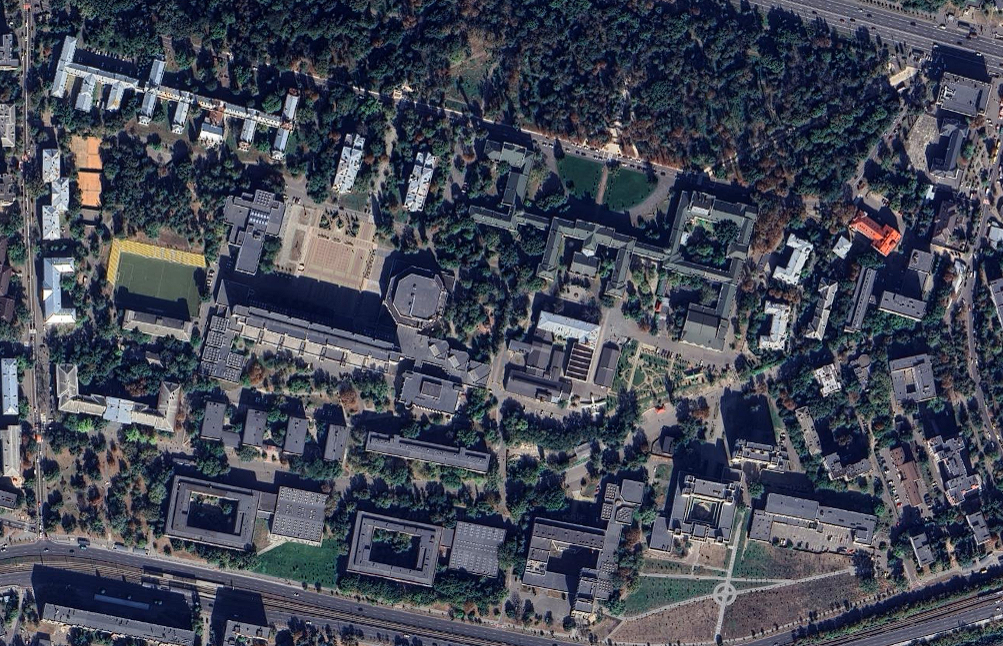
#> input picture Lab3/kpi_google_earth.png, 1003 x 646 px
$ python Lab3.py
#> lines starting #> are read from the running program, lines starting #| are printed output that depends on the picture; after the words box and inside, x2 and y2 are one past the last pixel; in counts of white or black regions, pixels touching at a corner belong together
import cv2
import numpy as np
from matplotlib import pyplot as plt
import matplotlib
from shapely.geometry import Polygon

matplotlib.use('TkAgg')


def image_read(file_path):
#> called with file_path = 'kpi_google_earth.png'
    image = cv2.imread(file_path)
#> image is the input picture: shape (646, 1003, 3); mean B, G, R 85.8, 72.3, 68
    image = cv2.cvtColor(image, cv2.COLOR_BGR2RGB)

    plt.imshow(image)
    plt.axis('off')
    plt.title('Input Image')
    plt.show()
    return image


def gray_scale(image):
    gray = cv2.cvtColor(image, cv2.COLOR_RGB2GRAY)
    return gray


# [4 lines left out: function equalize_histogram, not called in this run]


def clahe_enhancement(image):
    gray = cv2.cvtColor(image, cv2.COLOR_RGB2GRAY)
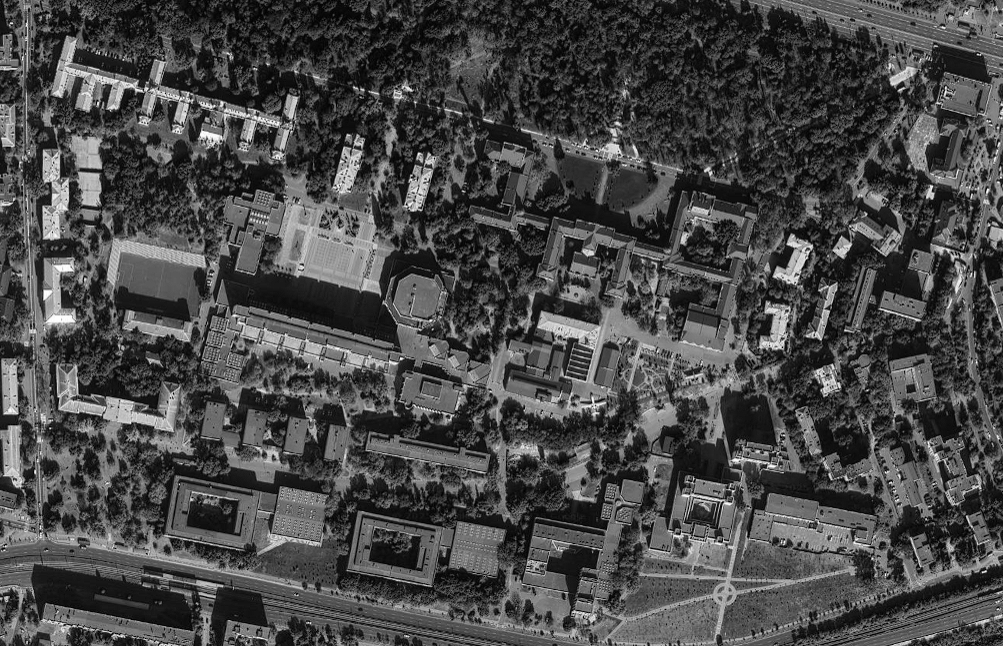
#> gray: shape (646, 1003); min 0, max 255, mean 72.5
    clahe = cv2.createCLAHE(clipLimit=2.0, tileGridSize=(8, 8))
    enhanced = clahe.apply(gray)
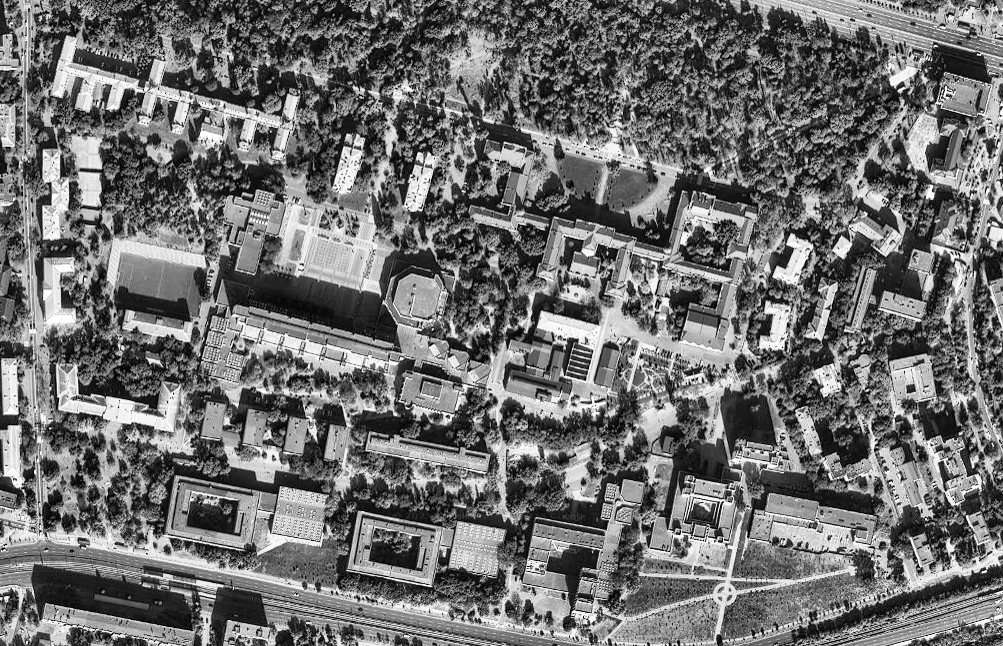
#> enhanced: shape (646, 1003); min 0, max 255, mean 111.5

    return enhanced


def bilateral_filter(image):
    filtered = cv2.bilateralFilter(image, d=9, sigmaColor=75, sigmaSpace=75)
    return filtered


def gaussian_blur(image):
    blurred = cv2.GaussianBlur(image, (5, 5), 0)
    return blurred


def median_blur(image):
    return cv2.medianBlur(image, 3)


def segment_buildings(gray, method='adaptive'):
#> called with method = 'adaptive'
    if method == 'adaptive':
        bin_img = cv2.adaptiveThreshold(gray, 255, cv2.ADAPTIVE_THRESH_GAUSSIAN_C,
                                        cv2.THRESH_BINARY_INV, 221, 6)
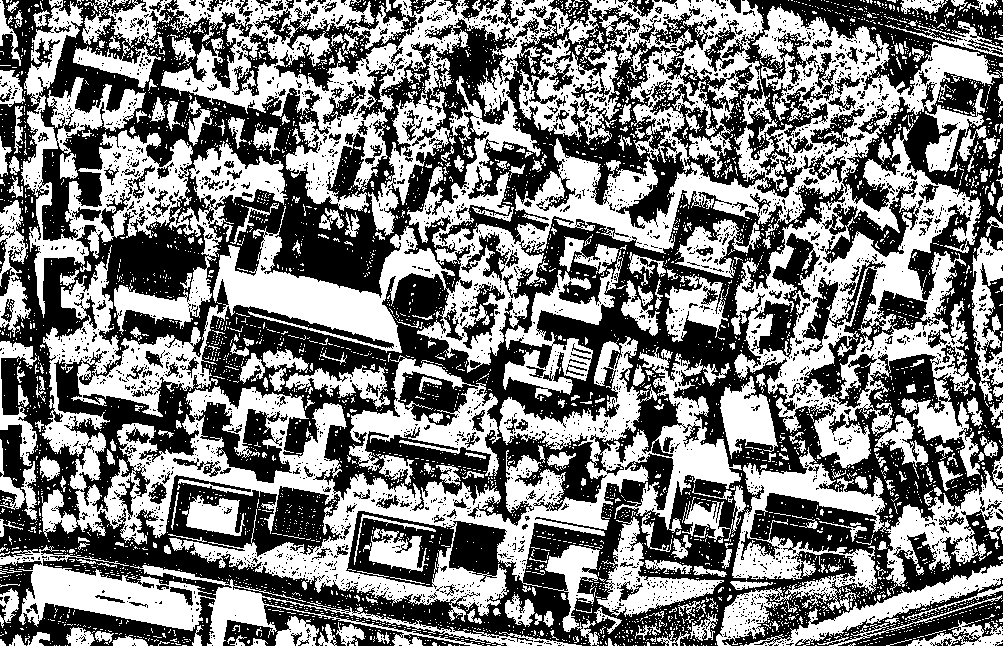
#> bin_img: shape (646, 1003); 49.2% white; 4922 white regions (4599 under 20 px), largest, box (x1, y1, x2, y2) and area: (41, 0, 1001, 622) 176806, (21, 0, 288, 335) 21193, (716, 447, 1003, 646) 14897
    else:
        raise ValueError("Method must be 'adaptive' or 'otsu' or 'canny'")

    plt.imshow(bin_img, cmap='gray')
    plt.axis('off')
    plt.title('Binary Image')
    plt.show()

    kernel_close = cv2.getStructuringElement(cv2.MORPH_RECT, (4, 4))
    kernel_open = cv2.getStructuringElement(cv2.MORPH_RECT, (11, 11))
    bin_img = cv2.morphologyEx(bin_img, cv2.MORPH_CLOSE, kernel_close, iterations=2)
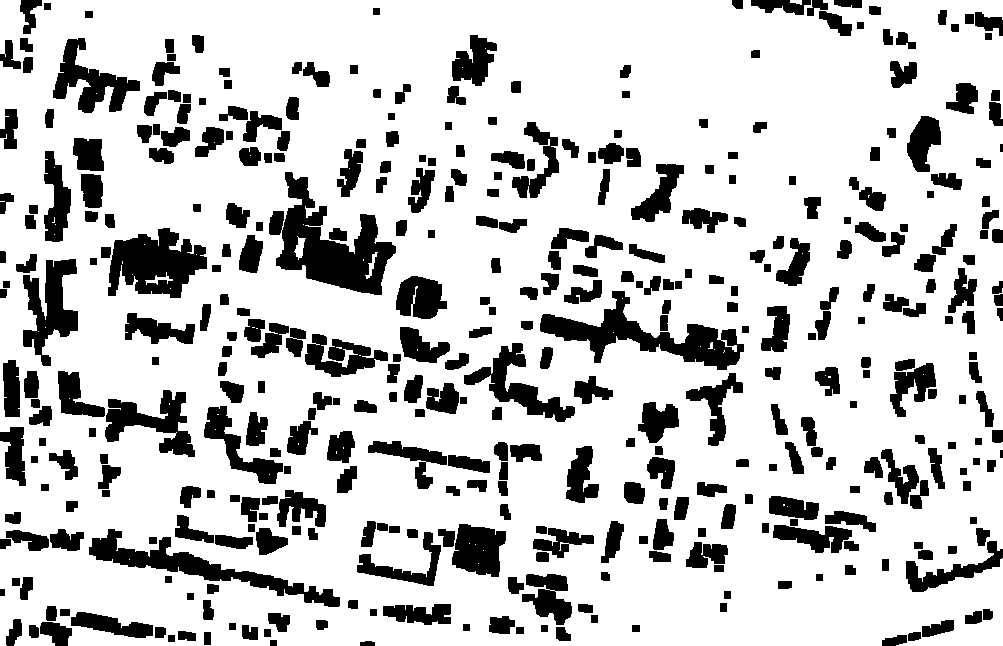
#> bin_img: shape (646, 1003); 78.7% white; 399 black regions, largest, box (x1, y1, x2, y2) and area: (269, 172, 396, 295) 6709, (540, 291, 744, 370) 5218, (108, 228, 207, 298) 4437
    bin_img = cv2.morphologyEx(bin_img, cv2.MORPH_OPEN, kernel_open)
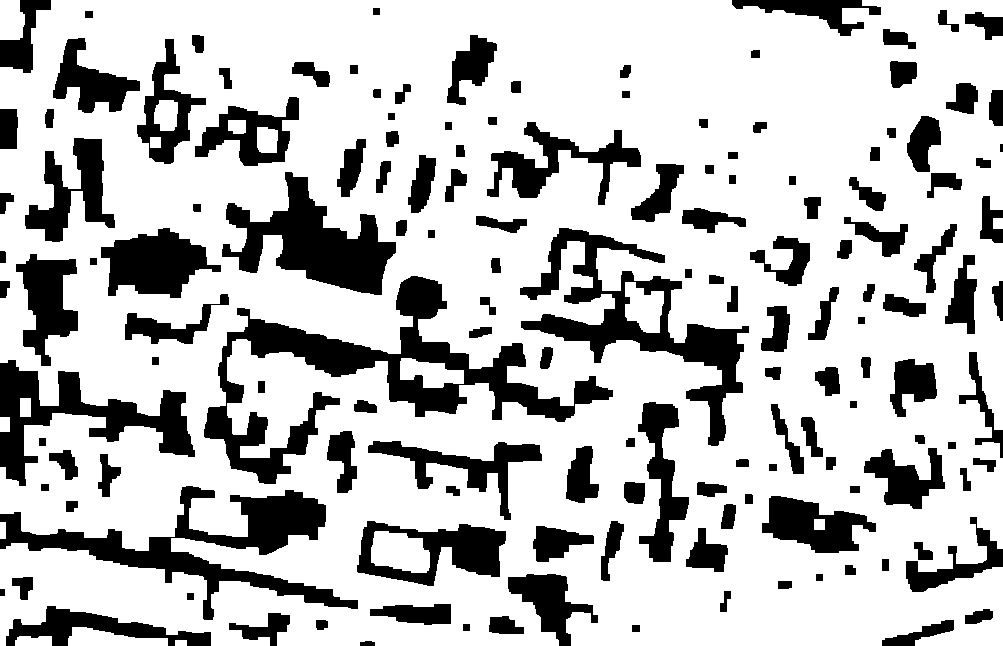
#> bin_img: shape (646, 1003); 75.2% white; 149 black regions, largest, box (x1, y1, x2, y2) and area: (204, 276, 613, 484) 18254, (0, 486, 358, 620) 11992, (520, 228, 749, 446) 11446
    bin_img = cv2.bitwise_not(bin_img)
#> bin_img: shape (646, 1003); 24.8% white; 149 white regions
    return bin_img


def find_contours(bin_img):
    contours, _ = cv2.findContours(bin_img, cv2.RETR_EXTERNAL, cv2.CHAIN_APPROX_SIMPLE)
    conts = []
    h, w = bin_img.shape
    min_area = 100
    max_area = h * w * 0.5
    approx_factor = 0.02

    for cnt in contours:
        area = cv2.contourArea(cnt)
        if area < min_area or area > max_area:
            continue

        epsilon = approx_factor * cv2.arcLength(cnt, True)
        approx = cv2.approxPolyDP(cnt, epsilon, True)
        if approx.shape[0] < 3:
            continue

        coords = [(int(pt[0][0]), int(pt[0][1])) for pt in approx]
        poly = Polygon(coords)
        if not poly.is_valid:
            continue

        bbox = poly.bounds  # minx, miny, maxx, maxy
        bbox_area = (bbox[2] - bbox[0]) * (bbox[3] - bbox[1]) if bbox[2] > bbox[0] and bbox[3] > bbox[1] else 1
        solidity = poly.area / bbox_area
        if solidity < 0.2:
            continue
        conts.append(poly)
    return conts


image = image_read('kpi_google_earth.png')


# image_filtered = bilateral_filter(image)

# image_better = gray_scale(image_filtered)

# image_better = equalize_histogram(image)
image_better = clahe_enhancement(image)
# image_better = median_blur(image_better)
# image_filtered = gaussian_blur(image_better)


plt.imshow(image_better, cmap='gray')
plt.axis('off')
plt.title('Enhanced Image')
plt.show()


bin_img = segment_buildings(image_better, method='adaptive')
plt.imshow(bin_img, cmap='gray')
plt.axis('off')
plt.title('Segmented Buildings')
plt.show()

contours = cv2.findContours(bin_img.copy(), cv2.RETR_EXTERNAL, cv2.CHAIN_APPROX_SIMPLE)[0]
#> contours = 149 contours, 1 with area under 20; largest, box (x1, y1, x2, y2) and area: (204, 276, 613, 484) 18388, (520, 228, 749, 446) 12066, (0, 486, 358, 620) 11186, (222, 172, 396, 295) 8950, (0, 360, 195, 486) 7678
image_contours = image.copy()
cv2.drawContours(image_contours, contours, -1, (0, 255, 0), 2)
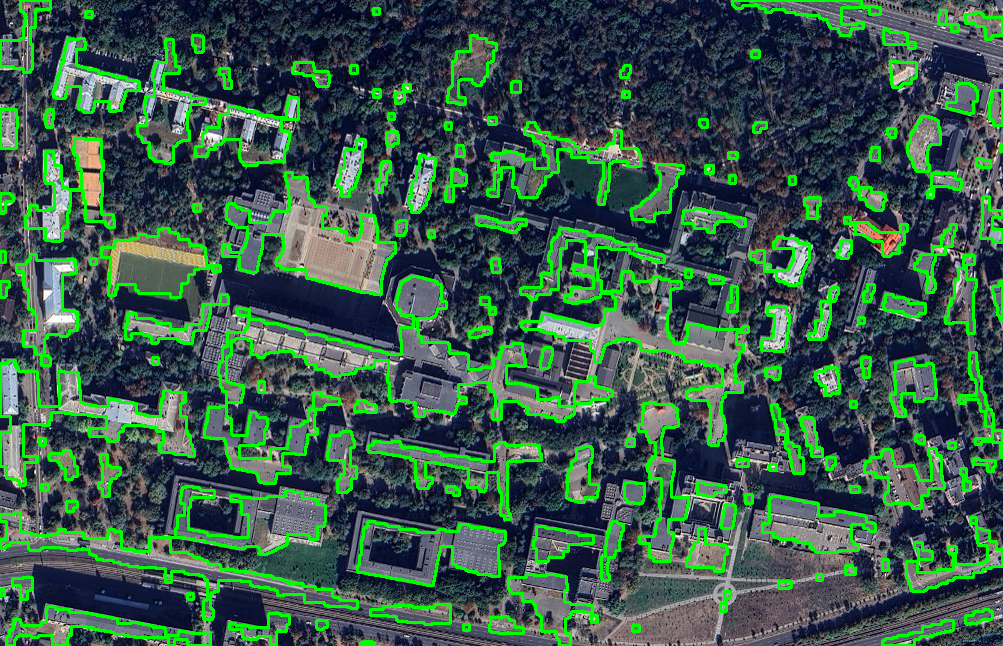
#> image_contours: shape (646, 1003, 3); mean R, G, B 57, 91, 73.3
plt.imshow(image_contours)
plt.axis('off')
plt.title('Detected Building Contours')
plt.show()

contours = find_contours(bin_img)
#> the loop in find_contours, `for cnt in contours:` made 149 passes
#> (area, epsilon, bbox, bbox_area, solidity) on passes 4, 6, 7, 8, 9, 12, 15, 17: (653, 3.61, (882, 620, 953, 645), 1775, 0.38), (425.5, 1.96, (489, 616, 523, 633), 578, 0.712), (784, 3.82, (229, 613, 289, 645), 1920, 0.421), (252.5, 1.53, (965, 609, 992, 623), 378, 0.632), (3021.5, 11.08, (6, 606, 210, 645), 7956, 0.449), (101, 1.18, (720, 591, 730, 611), 200, 0.52), (270.5, 1.62, (12, 577, 32, 599), 440, 0.622), (2601.5, 6.79, (508, 576, 597, 645), 6141, 0.449)
#> after the loop in find_contours, `for cnt in contours:`: conts = 96 items
#> contours = 96 items
num_buildings = len(contours)
#> num_buildings = 96
print(f"Detected buildings: {num_buildings}")
#| Detected buildings: 96

image_contours = image.copy()
for poly in contours:
    coords = [(int(x), int(y)) for x,y in poly.exterior.coords]
    cv2.polylines(image_contours, [np.array(coords, dtype=np.int32)], True, (255, 0, 0), 2)
#> this loop made 96 passes
#> coords on passes 6, 49: [(450, 604), (370, 609), (370, 615), (450, 623), (450, 604)], [(709, 275), (709, 283), (723, 283), (723, 277), (709, 275)]
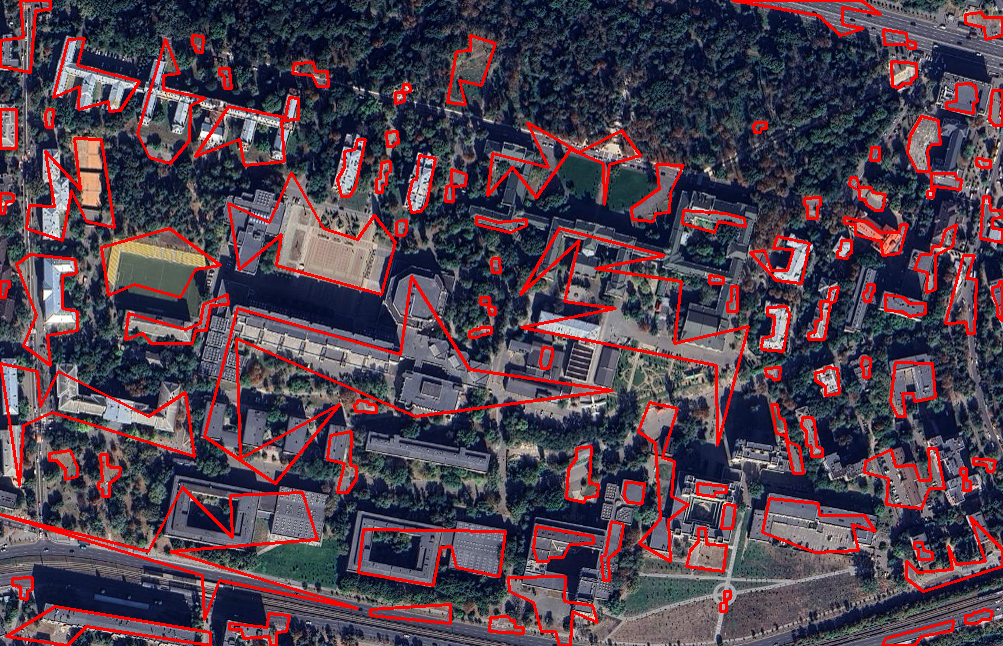
#> image_contours: shape (646, 1003, 3); mean R, G, B 81.6, 64.4, 76.9
plt.imshow(image_contours)
plt.axis('off')
plt.title('Detected Building Contours')
plt.show()

$ run again, with Lab3/kpi_bing.png copied over Lab3/kpi_google_earth.png
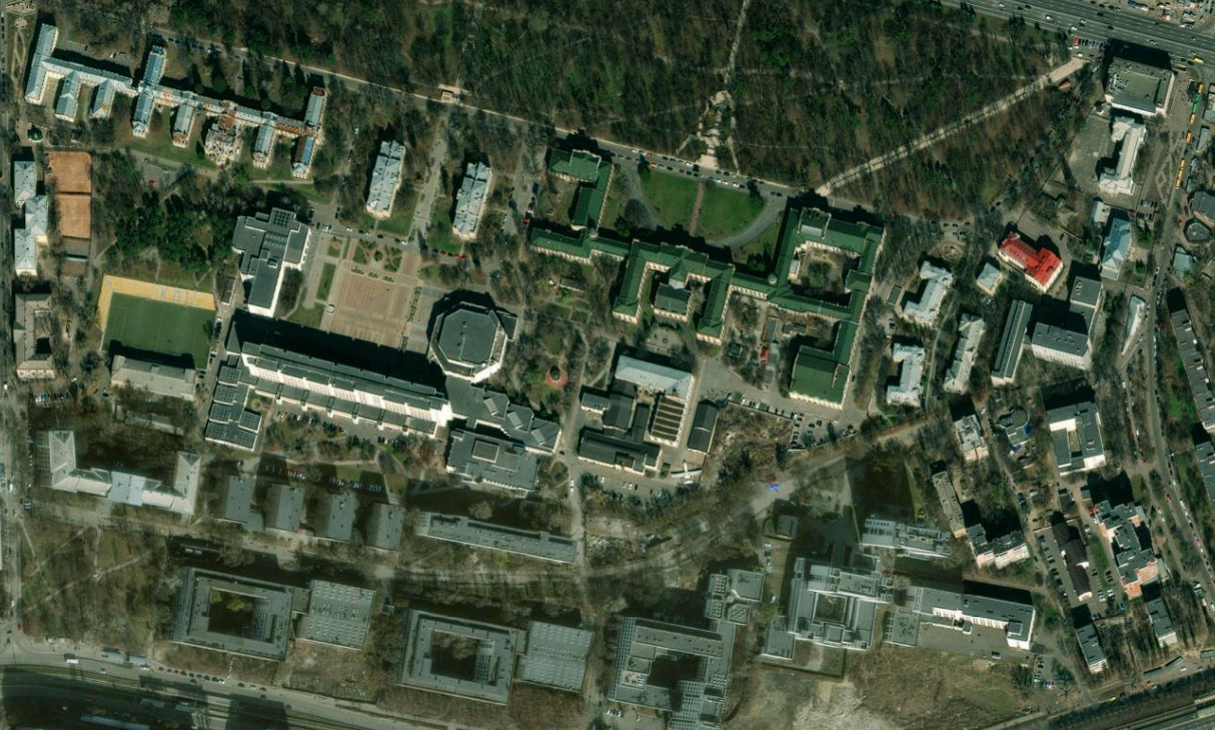
#> input picture Lab3/kpi_bing.png, 1215 x 730 px
#> in image_read, image is the input picture: shape (730, 1215, 3); mean B, G, R 61.1, 81.2, 68.3
#> in segment_buildings, `bin_img = cv2.morphologyEx(bin_img, cv2.MORPH_OPEN, kernel_open)`:
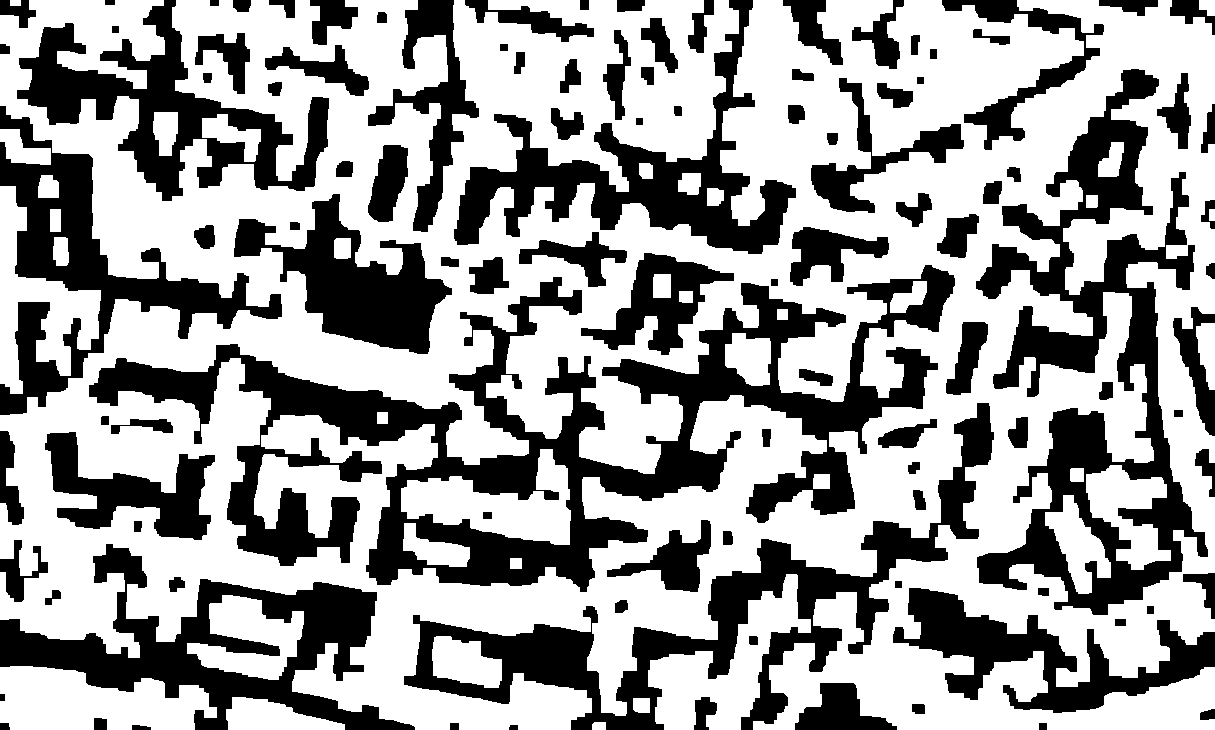
#> bin_img: shape (730, 1215); 61.9% white; 108 black regions, largest, box (x1, y1, x2, y2) and area: (89, 265, 955, 592) 73832, (976, 69, 1208, 615) 40377, (404, 403, 994, 730) 30509
#> `contours = cv2.findContours(bin_img.copy(), cv2.RETR_EXTERNAL, cv2.CHA..`: contours = 107 contours; largest, box (x1, y1, x2, y2) and area: (89, 265, 955, 592) 83126, (976, 69, 1208, 615) 47020, (404, 403, 994, 730) 31720, (0, 544, 415, 730) 29064, (454, 0, 796, 254) 20823
#> the loop in find_contours, `for cnt in contours:` made 107 passes
#> (area, epsilon, bbox, bbox_area, solidity) on passes 8, 9, 11, 15, 18, 20, 21, 22: (102, 0.817, (912, 704, 924, 713), 108, 0.949), (447.5, 2.21, (694, 697, 716, 729), 704, 0.658), (2548.5, 5.74, (795, 683, 896, 729), 4646, 0.54), (121.5, 0.878, (615, 600, 627, 612), 144, 0.844), (13441.5, 30.79, (893, 588, 1214, 712), 39804, 0.351), (147.5, 1.1, (169, 577, 184, 591), 210, 0.71), (516, 3.03, (1183, 573, 1214, 618), 1395, 0.368), (29063.5, 40.55, (0, 544, 414, 729), 76590, 0.425)
#> after the loop in find_contours, `for cnt in contours:`: conts = 72 items
#> num_buildings = 72
#| Detected buildings: 72
#> the loop `for poly in contours:` made 72 passes
#> coords on passes 1, 14, 18, 27: [(94, 718), (94, 729), (106, 729), (106, 719), (94, 718)], [(913, 490), (916, 509), (925, 509), (922, 491), (913, 490)], [(762, 429), (763, 446), (769, 446), (770, 429), (762, 429)], [(441, 257), (441, 265), (458, 266), (458, 259), (441, 257)]
#> after the loop `for poly in contours:`:
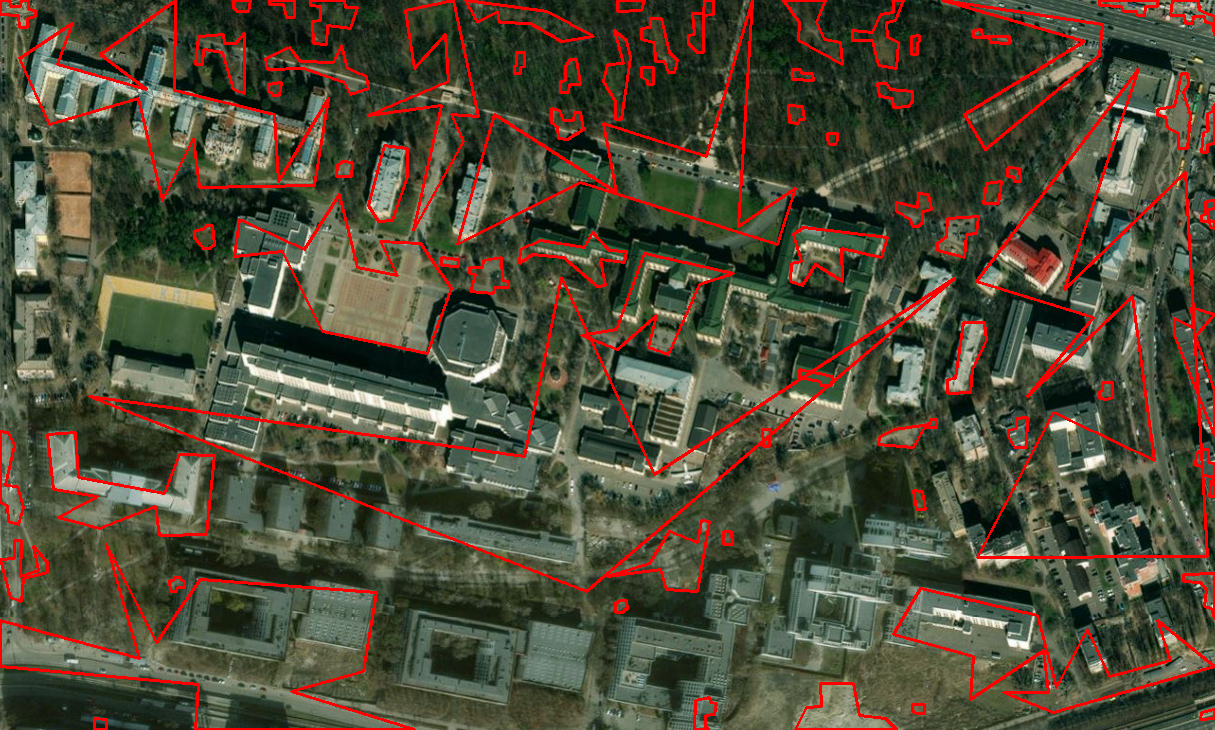
#> image_contours: shape (730, 1215, 3); mean R, G, B 80.5, 75.6, 56.9
